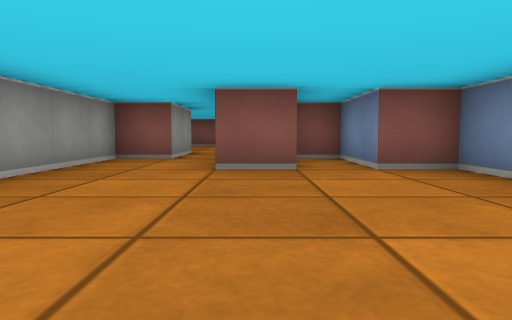
View 1 (above)

23 first-person views from a walk through a cub3D level. The camera is about half as high as the walls, tilts 4° down and sees 70° across. The floor is counted in squares. Each view is taken from the middle of a square. On the plan, view 1 faces up. The plan holds only what a view shows up to about 9 squares ahead; the rest is blank.

View 2
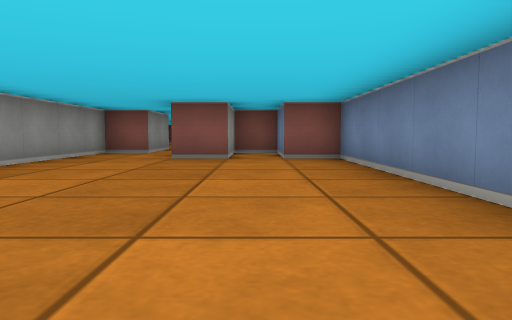

View 3
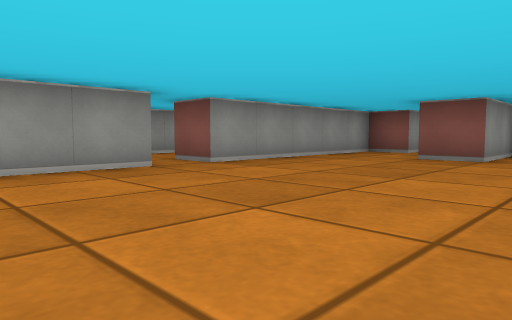

View 4
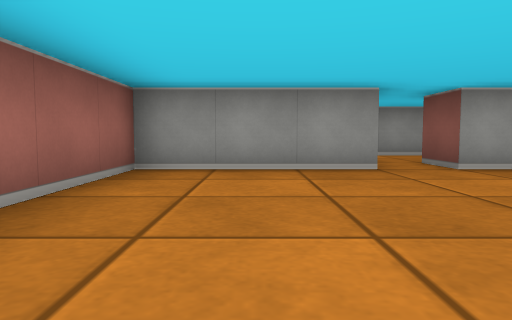

View 5
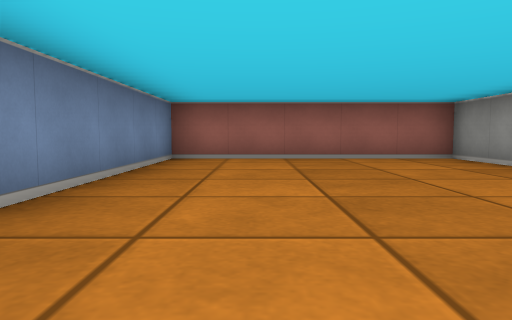

View 6
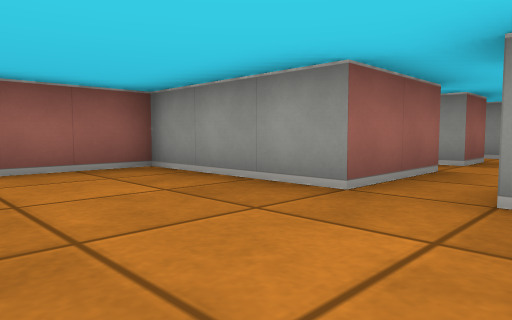

View 7
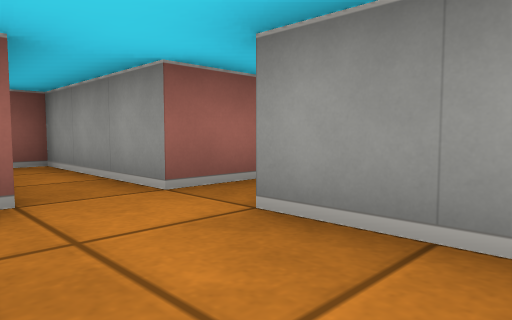

View 8
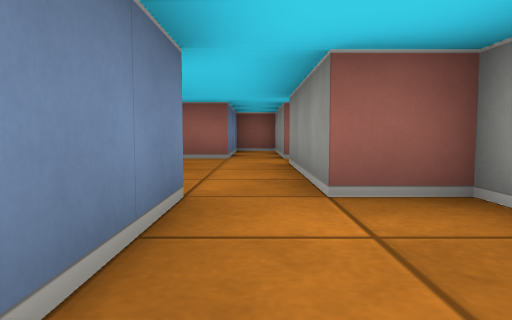

View 9
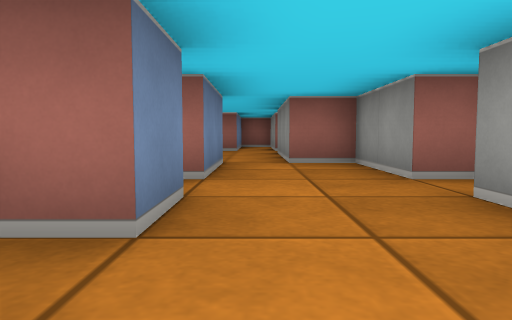

View 10
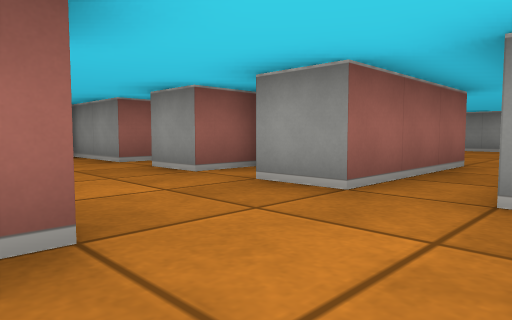

View 11
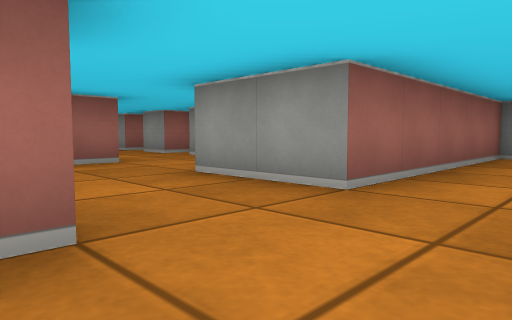

View 12
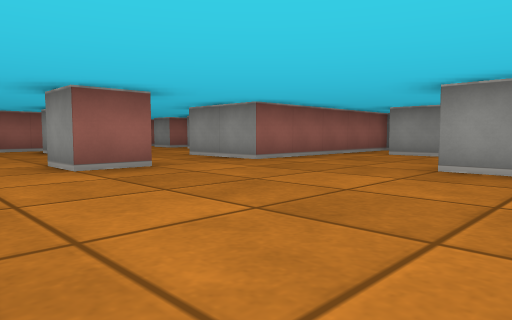

View 13
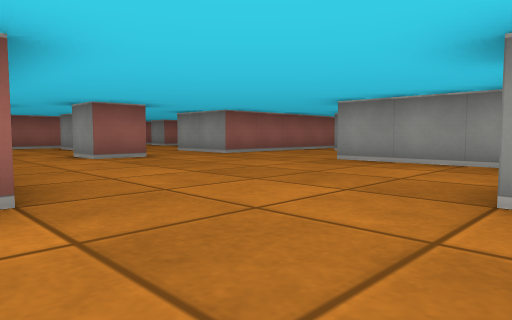

View 14
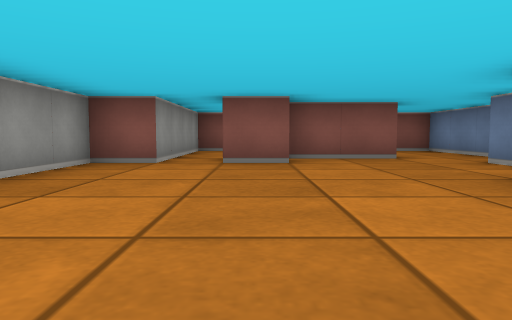

View 15
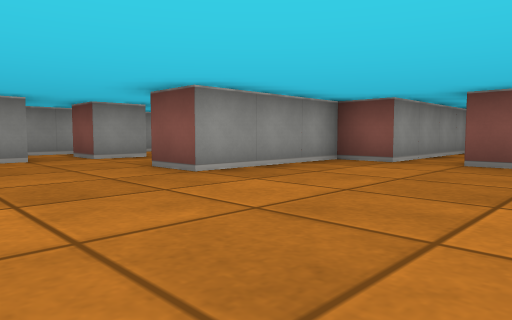

View 16
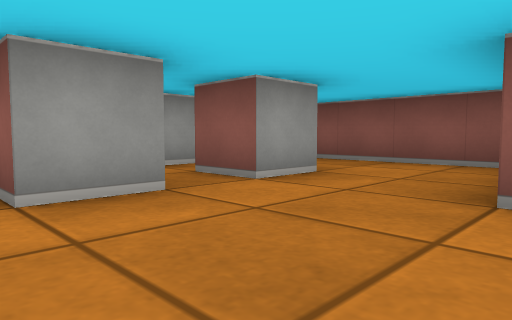

View 17
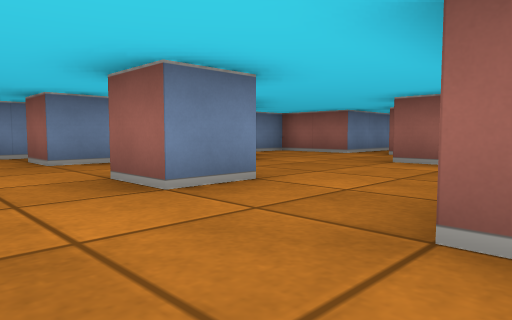

View 18
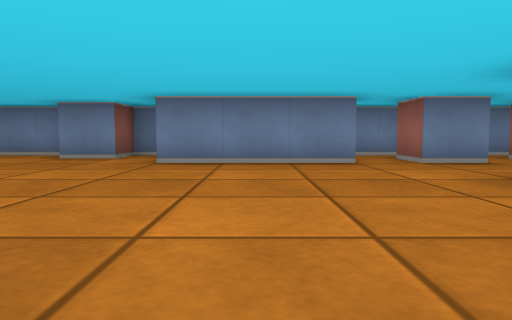

View 19
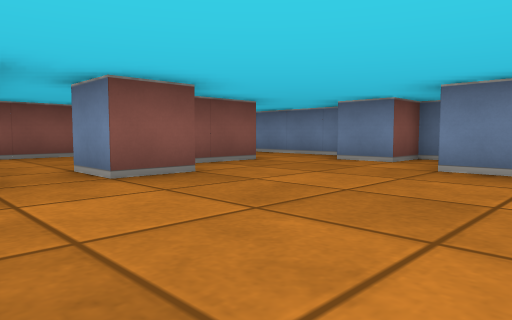

View 20
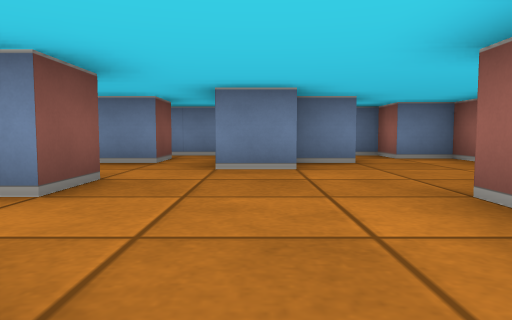

View 21
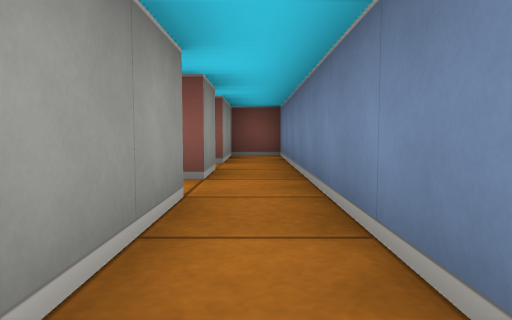

View 22
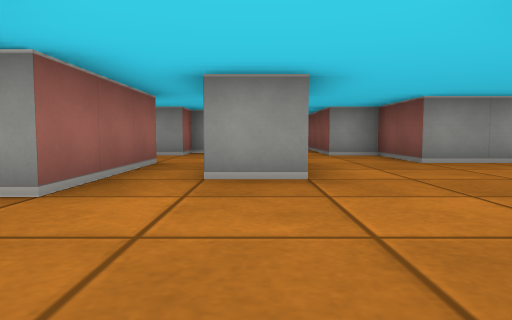

View 23
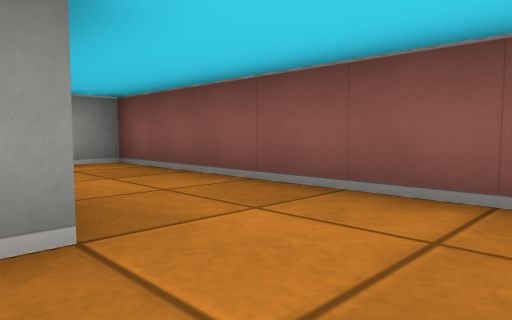

### Floor plan
Ten units are one square. View 1 is at (0, 0); x grows to the right and y downward. Boxes are objects, and circles mark ways between rooms. Rooms are numbered by the first view taken in them; rooms with no view inside come last. Other rooms are left out.
<svg viewBox="-100 -250 130 280">
<path fill="none" stroke="#000" d="M-25 -5 -25 25 25 25 25 -45 15 -45 15 -65 5 -65 5 -45 -5 -45M-5 -76 -5 -85M-15 -85 -15 -65 -25 -65 -25 -15M-55 -5 -55 25 -50 25M-55 -45 -55 -15M-45 -45 -45 -55M-25 -15 -35 -15M-65 -55 -65 -45M-45 19 -45 -5 -25 -5M-45 -55 -45 -65M-71 -65 -65 -65 -65 -55M-65 -45 -55 -45M-45 -75 -45 -85 -25 -85M-65 -105 -65 -95M-75 -85 -65 -85 -65 -75M-25 -145 -15 -145 -15 -135 -25 -135 -25 -145M5 -154 5 -185M5 -145 15 -145 15 -135 5 -135 5 -145M-14 -205 -25 -205 -25 -215M25 -190 25 -195 15 -195 15 -205M6 -215 -15 -215M-60 -205 -90 -205M-75 -166 -75 -155 -80 -155M-5 -115 -5 -125M15 -125 15 -106M-75 -186 -75 -175 -85 -175M25 -210 25 -241M-46 -105 -25 -105 -25 -95M5 -104 5 -115M-95 -182 -95 -169M-95 -145 -45 -145 -45 -125 -65 -125 -65 -115M16 -245 -35 -245 -35 -205 -45 -205 -45 -175 -55 -175M-25 -85 -15 -85M-5 -85 15 -85 15 -95 25 -95 25 -175 15 -175 15 -155"/>
<circle cx="-30" cy="-10" r="3" fill="#2a7"/>
<circle cx="-10" cy="-90" r="3" fill="#2a7"/>
<circle cx="-50" cy="-60" r="3" fill="#2a7"/>
<circle cx="-55" cy="-80" r="3" fill="#2a7"/>
<circle cx="-35" cy="-90" r="3" fill="#2a7"/>
<circle cx="-55" cy="-100" r="3" fill="#2a7"/>
<text x="0" y="-20">1</text>
<text x="-50" y="-20">2</text>
<text x="-50" y="-70">3</text>
<text x="-50" y="-90">4</text>
<text x="-20" y="-170">5</text>
</svg>
Room 1 opens to room 2. Room 1 opens to room 5. Room 2 opens to room 3. Room 3 opens to room 4. Room 4 opens to room 5.

Where each view was taken, in squares from view 1:
view 1: 0 up, 0 right, facing up
view 2: 2 down, 1 right, facing up
view 3: 2 down, 2 right, facing up-left
view 4: 1 down, 2 right, facing left
view 5: 4 up, 1 right, facing down
view 6: 2 up, 0 right, facing down-left
view 7: 3 up, 4 left, facing down-left
view 8: 7 up, 5 left, facing down
view 9: 10 up, 5 left, facing down
view 10: 12 up, 4 left, facing down-left
view 11: 16 up, 2 left, facing down-left
view 12: 19 up, 0 right, facing down-left
view 13: 21 up, 1 right, facing down-left
view 14: 15 up, 2 left, facing up
view 15: 15 up, 1 left, facing up-left
view 16: 15 up, 5 left, facing up-left
view 17: 16 up, 5 left, facing down-right
view 18: 17 up, 5 left, facing right
view 19: 17 up, 4 left, facing up-right
view 20: 12 up, 5 left, facing right
view 21: 10 up, 2 right, facing up
view 22: 10 up, 1 right, facing left
view 23: 22 up, 2 right, facing up-left
